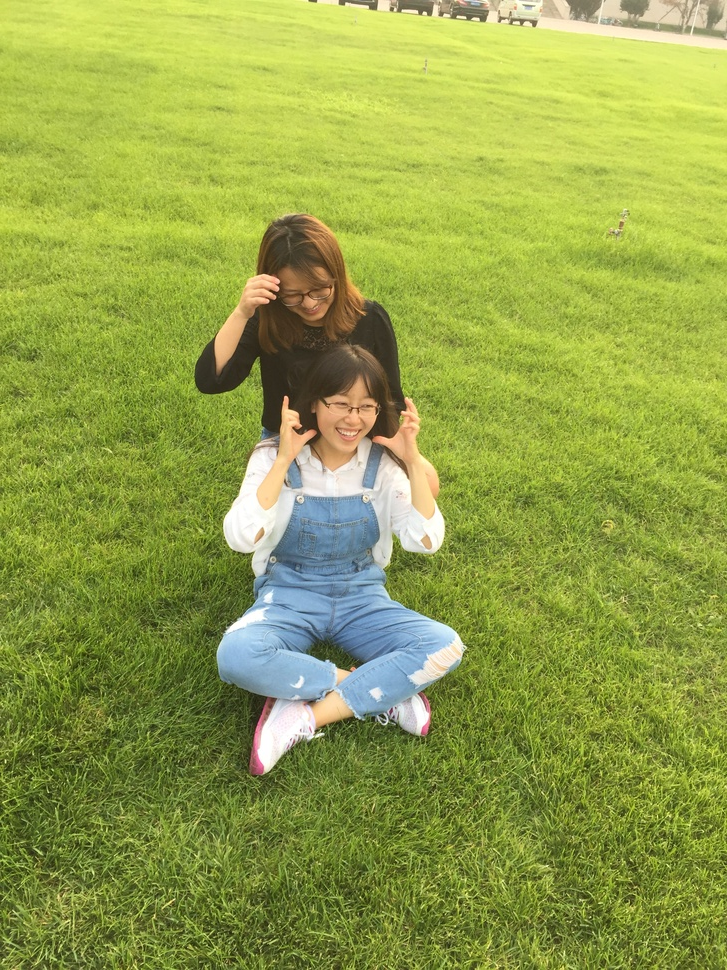
//> input picture ch5_openCV_PCL/openCV/data/smile.JPG, 727 x 970 px, shrunk from 2448 x 3264 before the run
$ ./imageBasics data/smile.JPG   (built with g++ and OpenCV 4)
//> lines starting //> are read from the running program, lines starting //| are printed output that depends on the picture; after the words box and inside, x2 and y2 are one past the last pixel; in counts of white or black regions, pixels touching at a corner belong together
#include <iostream>
#include <chrono>
using namespace std;
//using namespace cv;

#include <opencv2/core/core.hpp>
#include <opencv2/highgui/highgui.hpp>

int main(int argc, char** argv)
{
    //read
    cv::Mat image;
    image=cv::imread ( argv[1]);
//> image is the input picture: 970 rows x 727 cols, CV_8UC3; mean B, G, R 73.7, 161.1, 146.1
    //judge
    if (image.data ==nullptr)
    {
        cerr<<"file"<<argv[1]<<"do not exist"<<endl;
        return 0;
    }

    //file was read correct
    cout<<"width is "<<image.cols<<"height is"<<image.rows<<"channel is "<<image.channels()<<endl;
//| width is 727height is970channel is 3
    cv::namedWindow("image",0);
    cv::imshow("image", image);
    cv::waitKey(0);//pause to wait for an input
    //image type
    if (image.type() !=CV_8UC1 && image.type() !=CV_8UC3)
    {
        cout<<"please input an color or gray image. "<<endl;
        return 0;
    }

    //traverse the image
    //timing (use std::chrono)
    chrono::steady_clock::time_point t1 = chrono::steady_clock::now();
    for (size_t y=0; y<image.rows; y++)
    {
        for(size_t x=0; x<image.cols;x++)
        {
            unsigned char* row_ptr =image.ptr<unsigned char> (y);
            unsigned char* data_ptr =&row_ptr[ x*image.channels() ];//output the pixel's channel number
            for (int c=0 ; c != image.channels(); c++)
            {
                unsigned char data =data_ptr[c];
                //data is the value of the cth channel
            }
        }

    }

    chrono::steady_clock::time_point t2=chrono::steady_clock::now();
    chrono::duration<double> time_used = chrono::duration_cast<chrono::duration<double>>(t2-t1);
    cout<<"traverse time: "<<time_used.count()<<" s"<<endl;

    //copy about cv::Mat
    //direct assignment can not copy
    //modify image_another will change image
    cv::Mat image_another = image;
    image_another (cv::Rect(0,0,100,100)).setTo(255);
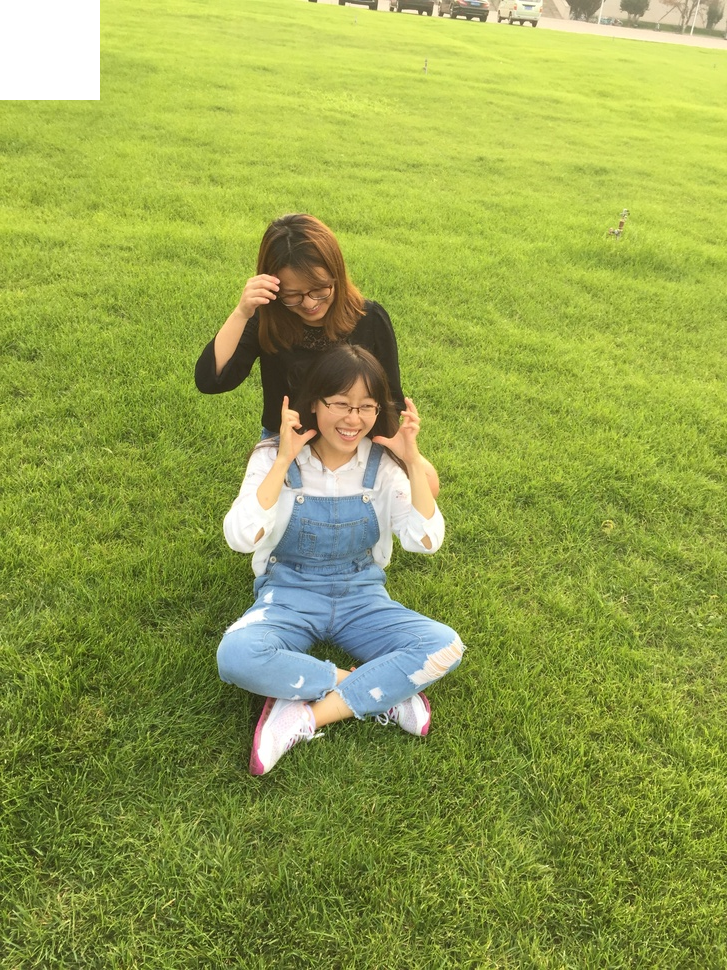
//> image_another: 970 rows x 727 cols, CV_8UC3; 1.42% of pixels changed, all inside (x1, y1, x2, y2) = (0, 0, 100, 100)
    cv::namedWindow("image",0);
    cv::imshow("image", image);
    cv::waitKey(0);

    //clone function to copy
    cv::Mat image_clone = image.clone();
    image_clone (cv::Rect(0,0,100,100)).setTo(0);
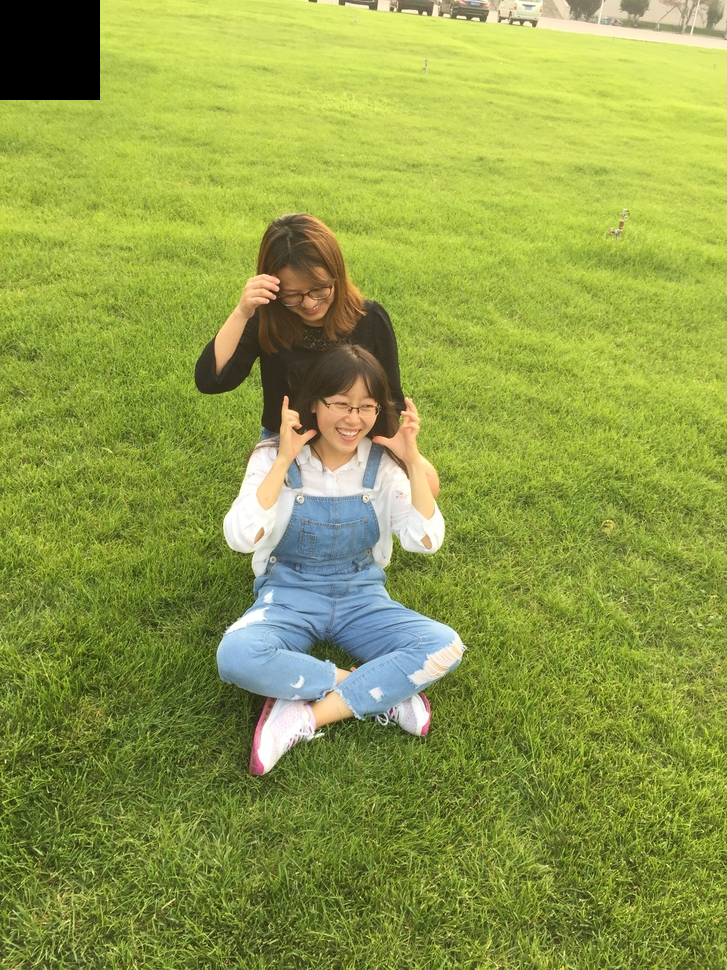
//> image_clone: 970 rows x 727 cols, CV_8UC3; 1.42% of pixels changed, all inside (x1, y1, x2, y2) = (0, 0, 100, 100)
    cv::namedWindow("image",0);
    cv::imshow ("image", image);
    cv::waitKey(0);

    cv::destroyAllWindows();
    return 0;
}
